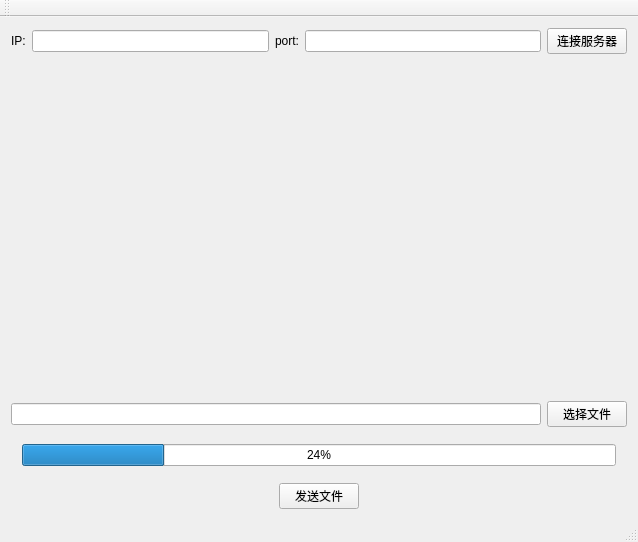
<?xml version="1.0" encoding="UTF-8"?>
<ui version="4.0">
 <class>MainWindow</class>
 <widget class="QMainWindow" name="MainWindow">
  <property name="geometry">
   <rect>
    <x>0</x>
    <y>0</y>
    <width>638</width>
    <height>542</height>
   </rect>
  </property>
  <property name="windowTitle">
   <string>MainWindow</string>
  </property>
  <widget class="QWidget" name="centralWidget">
   <layout class="QVBoxLayout" name="verticalLayout_2">
    <item>
     <layout class="QVBoxLayout" name="verticalLayout">
      <item>
       <layout class="QHBoxLayout" name="horizontalLayout_5">
        <item>
         <layout class="QHBoxLayout" name="horizontalLayout_2">
          <item>
           <widget class="QLabel" name="label">
            <property name="text">
             <string>IP:</string>
            </property>
           </widget>
          </item>
          <item>
           <widget class="QLineEdit" name="ip"/>
          </item>
          <item>
           <widget class="QLabel" name="label_2">
            <property name="text">
             <string>port:</string>
            </property>
           </widget>
          </item>
          <item>
           <widget class="QLineEdit" name="port"/>
          </item>
         </layout>
        </item>
        <item>
         <widget class="QPushButton" name="connectServer">
          <property name="text">
           <string>连接服务器</string>
          </property>
         </widget>
        </item>
       </layout>
      </item>
      <item>
       <spacer name="verticalSpacer_2">
        <property name="orientation">
         <enum>Qt::Vertical</enum>
        </property>
        <property name="sizeHint" stdset="0">
         <size>
          <width>20</width>
          <height>40</height>
         </size>
        </property>
       </spacer>
      </item>
      <item>
       <layout class="QHBoxLayout" name="horizontalLayout">
        <item>
         <widget class="QLineEdit" name="filePath"/>
        </item>
        <item>
         <widget class="QPushButton" name="selFile">
          <property name="text">
           <string>选择文件</string>
          </property>
         </widget>
        </item>
       </layout>
      </item>
      <item>
       <widget class="QWidget" name="widget" native="true">
        <layout class="QHBoxLayout" name="horizontalLayout_4">
         <item>
          <widget class="QProgressBar" name="progressBar">
           <property name="value">
            <number>24</number>
           </property>
          </widget>
         </item>
        </layout>
       </widget>
      </item>
     </layout>
    </item>
    <item>
     <layout class="QHBoxLayout" name="horizontalLayout_3">
      <item>
       <spacer name="horizontalSpacer_2">
        <property name="orientation">
         <enum>Qt::Horizontal</enum>
        </property>
        <property name="sizeHint" stdset="0">
         <size>
          <width>40</width>
          <height>20</height>
         </size>
        </property>
       </spacer>
      </item>
      <item>
       <widget class="QPushButton" name="sendFile">
        <property name="text">
         <string>发送文件</string>
        </property>
       </widget>
      </item>
      <item>
       <spacer name="horizontalSpacer_3">
        <property name="orientation">
         <enum>Qt::Horizontal</enum>
        </property>
        <property name="sizeHint" stdset="0">
         <size>
          <width>40</width>
          <height>20</height>
         </size>
        </property>
       </spacer>
      </item>
     </layout>
    </item>
   </layout>
  </widget>
  <widget class="QMenuBar" name="menuBar">
   <property name="geometry">
    <rect>
     <x>0</x>
     <y>0</y>
     <width>638</width>
     <height>23</height>
    </rect>
   </property>
  </widget>
  <widget class="QToolBar" name="mainToolBar">
   <attribute name="toolBarArea">
    <enum>TopToolBarArea</enum>
   </attribute>
   <attribute name="toolBarBreak">
    <bool>false</bool>
   </attribute>
  </widget>
  <widget class="QStatusBar" name="statusBar"/>
 </widget>
 <layoutdefault spacing="6" margin="11"/>
 <resources/>
 <connections/>
</ui>
